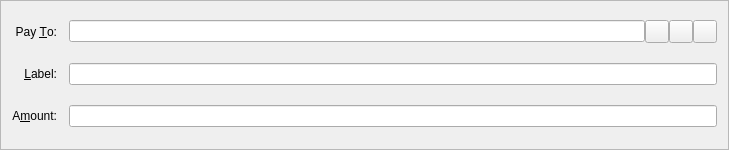
<?xml version="1.0" encoding="UTF-8"?>
<ui version="4.0">
 <class>SendCoinsEntry</class>
 <widget class="QFrame" name="SendCoinsEntry">
  <property name="geometry">
   <rect>
    <x>0</x>
    <y>0</y>
    <width>729</width>
    <height>150</height>
   </rect>
  </property>
  <property name="windowTitle">
   <string>Form</string>
  </property>
  <property name="frameShape">
   <enum>QFrame::StyledPanel</enum>
  </property>
  <property name="frameShadow">
   <enum>QFrame::Sunken</enum>
  </property>
  <layout class="QGridLayout" name="gridLayout">
   <property name="spacing">
    <number>12</number>
   </property>
   <item row="5" column="0">
    <widget class="QLabel" name="label">
     <property name="text">
      <string>A&amp;mount:</string>
     </property>
     <property name="alignment">
      <set>Qt::AlignRight|Qt::AlignTrailing|Qt::AlignVCenter</set>
     </property>
     <property name="buddy">
      <cstring>payAmount</cstring>
     </property>
    </widget>
   </item>
   <item row="3" column="0">
    <widget class="QLabel" name="label_2">
     <property name="text">
      <string>Pay &amp;To:</string>
     </property>
     <property name="alignment">
      <set>Qt::AlignRight|Qt::AlignTrailing|Qt::AlignVCenter</set>
     </property>
     <property name="buddy">
      <cstring>payTo</cstring>
     </property>
    </widget>
   </item>
   <item row="5" column="1">
    <widget class="BitcoinAmountField" name="payAmount"/>
   </item>
   <item row="4" column="0">
    <widget class="QLabel" name="label_4">
     <property name="text">
      <string>&amp;Label:</string>
     </property>
     <property name="alignment">
      <set>Qt::AlignRight|Qt::AlignTrailing|Qt::AlignVCenter</set>
     </property>
     <property name="buddy">
      <cstring>addAsLabel</cstring>
     </property>
    </widget>
   </item>
   <item row="3" column="1">
    <layout class="QHBoxLayout" name="payToLayout">
     <property name="spacing">
      <number>0</number>
     </property>
     <item>
      <widget class="QValidatedLineEdit" name="payTo">
       <property name="toolTip">
        <string>The address to send the payment to (e.g. mXAdbKFo1vu3Svqt4fWMyZM6jQTMuBR4RG)</string>
       </property>
       <property name="maxLength">
        <number>34</number>
       </property>
      </widget>
     </item>
     <item>
      <widget class="QToolButton" name="addressBookButton">
       <property name="toolTip">
        <string>Choose address from address book</string>
       </property>
       <property name="text">
        <string/>
       </property>
       <property name="icon">
        <iconset resource="../bitcoin.qrc">
         <normaloff>:/icons/address-book</normaloff>:/icons/address-book</iconset>
       </property>
       <property name="shortcut">
        <string>Alt+A</string>
       </property>
      </widget>
     </item>
     <item>
      <widget class="QToolButton" name="pasteButton">
       <property name="toolTip">
        <string>Paste address from clipboard</string>
       </property>
       <property name="text">
        <string/>
       </property>
       <property name="icon">
        <iconset resource="../bitcoin.qrc">
         <normaloff>:/icons/editpaste</normaloff>:/icons/editpaste</iconset>
       </property>
       <property name="shortcut">
        <string>Alt+P</string>
       </property>
      </widget>
     </item>
     <item>
      <widget class="QToolButton" name="deleteButton">
       <property name="toolTip">
        <string>Remove this recipient</string>
       </property>
       <property name="text">
        <string/>
       </property>
       <property name="icon">
        <iconset resource="../bitcoin.qrc">
         <normaloff>:/icons/remove</normaloff>:/icons/remove</iconset>
       </property>
      </widget>
     </item>
    </layout>
   </item>
   <item row="4" column="1">
    <widget class="QValidatedLineEdit" name="addAsLabel">
     <property name="toolTip">
      <string>Enter a label for this address to add it to your address book</string>
     </property>
    </widget>
   </item>
  </layout>
 </widget>
 <customwidgets>
  <customwidget>
   <class>QValidatedLineEdit</class>
   <extends>QLineEdit</extends>
   <header>qvalidatedlineedit.h</header>
  </customwidget>
  <customwidget>
   <class>BitcoinAmountField</class>
   <extends>QLineEdit</extends>
   <header>bitcoinamountfield.h</header>
  </customwidget>
 </customwidgets>
 <tabstops>
  <tabstop>payTo</tabstop>
  <tabstop>addressBookButton</tabstop>
  <tabstop>pasteButton</tabstop>
  <tabstop>deleteButton</tabstop>
  <tabstop>addAsLabel</tabstop>
  <tabstop>payAmount</tabstop>
  <tabstop>payAmount_is</tabstop>
  <tabstop>deleteButton_is</tabstop>
  <tabstop>payAmount_s</tabstop>
  <tabstop>deleteButton_s</tabstop>
 </tabstops>
 <resources>
  <include location="../bitcoin.qrc"/>
 </resources>
 <connections/>
</ui>
